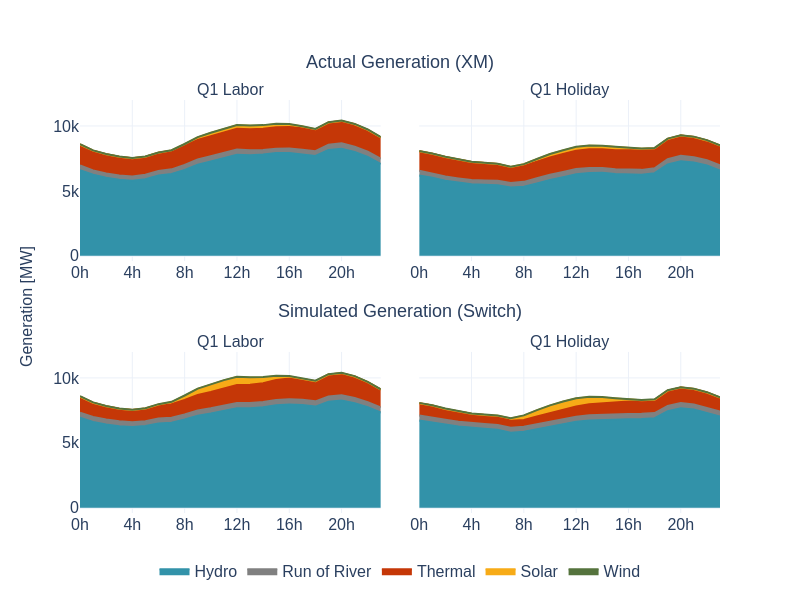

Source (notebook cell):
### Code cell
sw.dispatch.plot_q1_generation(gen_res, gen_disp)

### Figure 1 — Plotly figure (JSON) as saved in the notebook; plotly's stock layout.template omitted (floating-point values rounded to 4 significant figures)
{"data": [{"fillcolor": "#3292A9", "legendgroup": "Hydro", "line": {"color": "#3292A9", "shape": "linear"}, "mode": "lines", "name": "Hydro", "showlegend": true, "stackgroup": "one", "type": "scatter", "x": ["0h", "1h", "2h", "3h", "4h", "5h", "6h", "7h", "8h", "9h", "10h", "11h", "12h", "13h", "14h", "15h", "16h", "17h", "18h", "19h", "20h", "21h", "22h", "23h"], "xaxis": "x", "y": [6599.0, 6242.0, 6018.0, 5861.0, 5783.0, 5905.0, 6194.0, 6305.0, 6616.0, 7015.0, 7267.0, 7553.0, 7784.0, 7752.0, 7803.0, 7913.0, 7918.0, 7808.0, 7692.0, 8157.0, 8253.0, 7996.0, 7610.0, 7076.0], "yaxis": "y"}, {"fillcolor": "#808080", "legendgroup": "Run of River", "line": {"color": "#808080", "shape": "linear"}, "mode": "lines", "name": "Run of River", "showlegend": true, "stackgroup": "one", "type": "scatter", "x": ["0h", "1h", "2h", "3h", "4h", "5h", "6h", "7h", "8h", "9h", "10h", "11h", "12h", "13h", "14h", "15h", "16h", "17h", "18h", "19h", "20h", "21h", "22h", "23h"], "xaxis": "x", "y": [368.1, 334.5, 330.6, 330.7, 333.9, 339.5, 345.5, 357.2, 392.1, 406.4, 404.1, 400.3, 403.8, 374.8, 344.9, 342.8, 345.1, 358.5, 371.3, 406.5, 418.7, 416.3, 410.0, 392.7], "yaxis": "y"}, {"fillcolor": "#C53707", "legendgroup": "Thermal", "line": {"color": "#C53707", "shape": "linear"}, "mode": "lines", "name": "Thermal", "showlegend": true, "stackgroup": "one", "type": "scatter", "x": ["0h", "1h", "2h", "3h", "4h", "5h", "6h", "7h", "8h", "9h", "10h", "11h", "12h", "13h", "14h", "15h", "16h", "17h", "18h", "19h", "20h", "21h", "22h", "23h"], "xaxis": "x", "y": [1605.0, 1522.0, 1476.0, 1434.0, 1408.0, 1388.0, 1407.0, 1440.0, 1473.0, 1508.0, 1542.0, 1570.0, 1599.0, 1621.0, 1635.0, 1647.0, 1658.0, 1660.0, 1662.0, 1701.0, 1719.0, 1721.0, 1685.0, 1650.0], "yaxis": "y"}, {"fillcolor": "#F7AB17", "legendgroup": "Solar", "line": {"color": "#F7AB17", "shape": "linear"}, "mode": "lines", "name": "Solar", "showlegend": true, "stackgroup": "one", "type": "scatter", "x": ["0h", "1h", "2h", "3h", "4h", "5h", "6h", "7h", "8h", "9h", "10h", "11h", "12h", "13h", "14h", "15h", "16h", "17h", "18h", "19h", "20h", "21h"], "xaxis": "x", "y": [0.000645, 0.00127, 0.000845, 0.001225, 0.00089, 0.001185, 0.08692, 19.16, 116.5, 196.9, 243.2, 262.8, 270.5, 268.7, 258.1, 239.5, 202.5, 124.7, 20.75, 0.023, 4e-05, 3e-05], "yaxis": "y"}, {"fillcolor": "#55733D", "legendgroup": "Wind", "line": {"color": "#55733D", "shape": "linear"}, "mode": "lines", "name": "Wind", "showlegend": true, "stackgroup": "one", "type": "scatter", "x": ["0h", "1h", "2h", "3h", "4h", "5h", "6h", "7h", "8h", "9h", "10h", "11h", "12h", "13h", "14h", "15h", "16h", "17h", "18h", "19h", "20h", "21h", "22h", "23h"], "xaxis": "x", "y": [21.93, 20.54, 19.91, 19.21, 17.49, 16.51, 16.18, 15.74, 15.51, 17.34, 19.42, 20.94, 22.37, 23.75, 25.25, 25.82, 26.09, 26.02, 26.11, 25.7, 24.3, 23.23, 22.8, 22.5], "yaxis": "y"}, {"fillcolor": "#3292A9", "legendgroup": "Hydro", "line": {"color": "#3292A9", "shape": "linear"}, "mode": "lines", "name": "Hydro", "showlegend": false, "stackgroup": "one", "type": "scatter", "x": ["0h", "1h", "2h", "3h", "4h", "5h", "6h", "7h", "8h", "9h", "10h", "11h", "12h", "13h", "14h", "15h", "16h", "17h", "18h", "19h", "20h", "21h", "22h", "23h"], "xaxis": "x3", "y": [6942.0, 6608.0, 6416.0, 6279.0, 6212.0, 6292.0, 6487.0, 6546.0, 6803.0, 7096.0, 7269.0, 7479.0, 7668.0, 7673.0, 7750.0, 7897.0, 7957.0, 7909.0, 7794.0, 8159.0, 8255.0, 8053.0, 7743.0, 7333.0], "yaxis": "y3"}, {"fillcolor": "#808080", "legendgroup": "Run of River", "line": {"color": "#808080", "shape": "linear"}, "mode": "lines", "name": "Run of River", "showlegend": false, "stackgroup": "one", "type": "scatter", "x": ["0h", "1h", "2h", "3h", "4h", "5h", "6h", "7h", "8h", "9h", "10h", "11h", "12h", "13h", "14h", "15h", "16h", "17h", "18h", "19h", "20h", "21h", "22h", "23h"], "xaxis": "x3", "y": [383.5, 379.9, 378.1, 376.9, 377.1, 378.7, 381.8, 384.0, 386.8, 390.4, 392.2, 394.1, 394.5, 393.3, 393.9, 395.7, 403.5, 403.7, 403.4, 406.3, 405.2, 400.9, 396.3, 392.0], "yaxis": "y3"}, {"fillcolor": "#C53707", "legendgroup": "Thermal", "line": {"color": "#C53707", "shape": "linear"}, "mode": "lines", "name": "Thermal", "showlegend": false, "stackgroup": "one", "type": "scatter", "x": ["0h", "1h", "2h", "3h", "4h", "5h", "6h", "7h", "8h", "9h", "10h", "11h", "12h", "13h", "14h", "15h", "16h", "17h", "18h", "19h", "20h", "21h", "22h", "23h"], "xaxis": "x3", "y": [1234.0, 1099.0, 1022.0, 966.5, 940.0, 972.7, 1040.0, 1039.0, 1110.0, 1202.0, 1253.0, 1316.0, 1387.0, 1400.0, 1452.0, 1539.0, 1595.0, 1599.0, 1555.0, 1690.0, 1706.0, 1655.0, 1534.0, 1372.0], "yaxis": "y3"}, {"fillcolor": "#F7AB17", "legendgroup": "Solar", "line": {"color": "#F7AB17", "shape": "linear"}, "mode": "lines", "name": "Solar", "showlegend": false, "stackgroup": "one", "type": "scatter", "x": ["0h", "1h", "2h", "3h", "4h", "5h", "6h", "7h", "8h", "9h", "10h", "11h", "12h", "13h", "14h", "15h", "16h", "17h", "18h", "19h", "20h", "21h", "22h", "23h"], "xaxis": "x3", "y": [0, 0, 0, 0, 0, 0.06081, 45.58, 168.6, 322.0, 459.8, 562.0, 612.9, 610.1, 551.1, 442.9, 304.4, 157.1, 33.06, 0.03198, 0, 0, 0, 0, 0], "yaxis": "y3"}, {"fillcolor": "#55733D", "legendgroup": "Wind", "line": {"color": "#55733D", "shape": "linear"}, "mode": "lines", "name": "Wind", "showlegend": false, "stackgroup": "one", "type": "scatter", "x": ["0h", "1h", "2h", "3h", "4h", "5h", "6h", "7h", "8h", "9h", "10h", "11h", "12h", "13h", "14h", "15h", "16h", "17h", "18h", "19h", "20h", "21h", "22h", "23h"], "xaxis": "x3", "y": [26.73, 26.53, 26.32, 26.24, 26.12, 26.07, 25.92, 25.69, 25.6, 25.49, 25.57, 25.41, 25.4, 25.47, 25.74, 26.08, 26.69, 27.85, 28.6, 28.64, 28.52, 28.19, 27.81, 27.24], "yaxis": "y3"}, {"fillcolor": "#3292A9", "legendgroup": "Hydro", "line": {"color": "#3292A9", "shape": "linear"}, "mode": "lines", "name": "Hydro", "showlegend": false, "stackgroup": "one", "type": "scatter", "x": ["0h", "1h", "2h", "3h", "4h", "5h", "6h", "7h", "8h", "9h", "10h", "11h", "12h", "13h", "14h", "15h", "16h", "17h", "18h", "19h", "20h", "21h", "22h", "23h"], "xaxis": "x2", "y": [6179.0, 6022.0, 5782.0, 5634.0, 5514.0, 5479.0, 5445.0, 5268.0, 5318.0, 5578.0, 5848.0, 6053.0, 6280.0, 6389.0, 6403.0, 6311.0, 6260.0, 6252.0, 6369.0, 7044.0, 7287.0, 7187.0, 6957.0, 6575.0], "yaxis": "y2"}, {"fillcolor": "#808080", "legendgroup": "Run of River", "line": {"color": "#808080", "shape": "linear"}, "mode": "lines", "name": "Run of River", "showlegend": false, "stackgroup": "one", "type": "scatter", "x": ["0h", "1h", "2h", "3h", "4h", "5h", "6h", "7h", "8h", "9h", "10h", "11h", "12h", "13h", "14h", "15h", "16h", "17h", "18h", "19h", "20h", "21h", "22h", "23h"], "xaxis": "x2", "y": [379.2, 328.6, 326.9, 331.5, 329.4, 328.4, 330.9, 338.6, 378.6, 401.1, 406.9, 409.3, 408.9, 378.1, 359.6, 357.9, 359.3, 369.1, 376.9, 399.7, 411.4, 408.2, 399.5, 394.4], "yaxis": "y2"}, {"fillcolor": "#C53707", "legendgroup": "Thermal", "line": {"color": "#C53707", "shape": "linear"}, "mode": "lines", "name": "Thermal", "showlegend": false, "stackgroup": "one", "type": "scatter", "x": ["0h", "1h", "2h", "3h", "4h", "5h", "6h", "7h", "8h", "9h", "10h", "11h", "12h", "13h", "14h", "15h", "16h", "17h", "18h", "19h", "20h", "21h", "22h", "23h"], "xaxis": "x2", "y": [1495.0, 1516.0, 1497.0, 1427.0, 1386.0, 1336.0, 1302.0, 1223.0, 1244.0, 1272.0, 1331.0, 1386.0, 1412.0, 1441.0, 1445.0, 1466.0, 1481.0, 1502.0, 1521.0, 1561.0, 1567.0, 1560.0, 1533.0, 1527.0], "yaxis": "y2"}, {"fillcolor": "#F7AB17", "legendgroup": "Solar", "line": {"color": "#F7AB17", "shape": "linear"}, "mode": "lines", "name": "Solar", "showlegend": false, "stackgroup": "one", "type": "scatter", "x": ["6h", "7h", "8h", "9h", "10h", "11h", "12h", "13h", "14h", "15h", "16h", "17h", "18h", "19h"], "xaxis": "x2", "y": [0.09956, 17.62, 108.5, 189.8, 233.7, 265.9, 269.0, 269.3, 253.4, 239.6, 206.3, 118.2, 20.29, 0.03136], "yaxis": "y2"}, {"fillcolor": "#55733D", "legendgroup": "Wind", "line": {"color": "#55733D", "shape": "linear"}, "mode": "lines", "name": "Wind", "showlegend": false, "stackgroup": "one", "type": "scatter", "x": ["0h", "1h", "2h", "3h", "4h", "5h", "6h", "7h", "8h", "9h", "10h", "11h", "12h", "13h", "14h", "15h", "16h", "17h", "18h", "19h", "20h", "21h", "22h", "23h"], "xaxis": "x2", "y": [20.02, 19.8, 18.51, 17.93, 18.19, 17.71, 16.25, 14.06, 14.77, 18.78, 19.82, 20.66, 22.92, 25.32, 25.6, 26.1, 26.06, 24.71, 25.04, 24.55, 22.91, 22.77, 22.78, 21.93], "yaxis": "y2"}, {"fillcolor": "#3292A9", "legendgroup": "Hydro", "line": {"color": "#3292A9", "shape": "linear"}, "mode": "lines", "name": "Hydro", "showlegend": false, "stackgroup": "one", "type": "scatter", "x": ["0h", "1h", "2h", "3h", "4h", "5h", "6h", "7h", "8h", "9h", "10h", "11h", "12h", "13h", "14h", "15h", "16h", "17h", "18h", "19h", "20h", "21h", "22h", "23h"], "xaxis": "x4", "y": [6716.0, 6588.0, 6405.0, 6255.0, 6140.0, 6077.0, 6004.0, 5782.0, 5852.0, 6057.0, 6259.0, 6438.0, 6618.0, 6729.0, 6778.0, 6796.0, 6821.0, 6846.0, 6898.0, 7443.0, 7666.0, 7562.0, 7314.0, 7019.0], "yaxis": "y4"}, {"fillcolor": "#808080", "legendgroup": "Run of River", "line": {"color": "#808080", "shape": "linear"}, "mode": "lines", "name": "Run of River", "showlegend": false, "stackgroup": "one", "type": "scatter", "x": ["0h", "1h", "2h", "3h", "4h", "5h", "6h", "7h", "8h", "9h", "10h", "11h", "12h", "13h", "14h", "15h", "16h", "17h", "18h", "19h", "20h", "21h", "22h", "23h"], "xaxis": "x4", "y": [383.4, 381.6, 379.7, 378.7, 378.4, 378.9, 378.8, 377.8, 380.5, 383.6, 385.8, 387.7, 388.1, 388.0, 388.6, 388.8, 394.6, 394.8, 396.3, 399.8, 400.2, 397.8, 395.2, 391.7], "yaxis": "y4"}, {"fillcolor": "#C53707", "legendgroup": "Thermal", "line": {"color": "#C53707", "shape": "linear"}, "mode": "lines", "name": "Thermal", "showlegend": false, "stackgroup": "one", "type": "scatter", "x": ["0h", "1h", "2h", "3h", "4h", "5h", "6h", "7h", "8h", "9h", "10h", "11h", "12h", "13h", "14h", "15h", "16h", "17h", "18h", "19h", "20h", "21h", "22h", "23h"], "xaxis": "x4", "y": [950.6, 899.3, 825.7, 765.5, 719.8, 695.2, 654.2, 539.9, 536.1, 591.9, 654.8, 720.8, 794.8, 851.1, 892.7, 927.9, 970.1, 1003.0, 1026.0, 1178.0, 1192.0, 1186.0, 1166.0, 1075.0], "yaxis": "y4"}, {"fillcolor": "#F7AB17", "legendgroup": "Solar", "line": {"color": "#F7AB17", "shape": "linear"}, "mode": "lines", "name": "Solar", "showlegend": false, "stackgroup": "one", "type": "scatter", "x": ["0h", "1h", "2h", "3h", "4h", "5h", "6h", "7h", "8h", "9h", "10h", "11h", "12h", "13h", "14h", "15h", "16h", "17h", "18h", "19h", "20h", "21h", "22h", "23h"], "xaxis": "x4", "y": [0, 0, 0, 0, 0, 0.0615, 45.68, 168.1, 321.0, 458.8, 561.0, 611.9, 608.8, 549.8, 441.8, 303.8, 156.9, 33.1, 0.03207, 0, 0, 0, 0, 0], "yaxis": "y4"}, {"fillcolor": "#55733D", "legendgroup": "Wind", "line": {"color": "#55733D", "shape": "linear"}, "mode": "lines", "name": "Wind", "showlegend": false, "stackgroup": "one", "type": "scatter", "x": ["0h", "1h", "2h", "3h", "4h", "5h", "6h", "7h", "8h", "9h", "10h", "11h", "12h", "13h", "14h", "15h", "16h", "17h", "18h", "19h", "20h", "21h", "22h", "23h"], "xaxis": "x4", "y": [27.26, 26.89, 27.06, 26.93, 27.06, 26.96, 26.52, 26.43, 26.08, 25.51, 25.7, 25.49, 25.28, 25.24, 25.57, 26.04, 26.97, 28.14, 28.77, 28.63, 28.49, 28.15, 27.63, 27.1], "yaxis": "y4"}], "layout": {"annotations": [{"font": {"size": 16}, "showarrow": false, "text": "Q1 Labor", "x": 0.235, "xanchor": "center", "xref": "paper", "y": 1, "yanchor": "bottom", "yref": "paper"}, {"font": {"size": 16}, "showarrow": false, "text": "Q1 Holiday", "x": 0.765, "xanchor": "center", "xref": "paper", "y": 1, "yanchor": "bottom", "yref": "paper"}, {"font": {"size": 16}, "showarrow": false, "text": "Q1 Labor", "x": 0.235, "xanchor": "center", "xref": "paper", "y": 0.39, "yanchor": "bottom", "yref": "paper"}, {"font": {"size": 16}, "showarrow": false, "text": "Q1 Holiday", "x": 0.765, "xanchor": "center", "xref": "paper", "y": 0.39, "yanchor": "bottom", "yref": "paper"}, {"showarrow": false, "text": "Generation [MW]", "textangle": -90, "x": -0.1, "xref": "paper", "y": 0.5, "yref": "paper"}, {"font": {"family": "Arial", "size": 18}, "showarrow": false, "text": "Actual Generation (XM)", "x": 0.5, "xanchor": "center", "xref": "paper", "y": 1.12, "yref": "paper"}, {"font": {"family": "Arial", "size": 18}, "showarrow": false, "text": "Simulated Generation (Switch)", "x": 0.5, "xanchor": "center", "xref": "paper", "y": 0.49, "yref": "paper"}], "font": {"family": "Arial", "size": 16}, "height": 600, "legend": {"orientation": "h", "x": 0.5, "xanchor": "center", "y": -0.1}, "width": 800, "xaxis": {"anchor": "y", "domain": [0, 0.47], "dtick": 4, "showticklabels": true}, "xaxis2": {"anchor": "y2", "domain": [0.53, 1], "dtick": 4, "showticklabels": true}, "xaxis3": {"anchor": "y3", "domain": [0, 0.47], "dtick": 4, "showticklabels": true}, "xaxis4": {"anchor": "y4", "domain": [0.53, 1], "dtick": 4, "showticklabels": true}, "yaxis": {"anchor": "x", "domain": [0.61, 1], "range": [-400, 12000]}, "yaxis2": {"anchor": "x2", "domain": [0.61, 1], "matches": "y", "range": [-400, 12000], "showticklabels": false}, "yaxis3": {"anchor": "x3", "domain": [0, 0.39], "range": [-400, 12000]}, "yaxis4": {"anchor": "x4", "domain": [0, 0.39], "matches": "y3", "range": [-400, 12000], "showticklabels": false}}}
